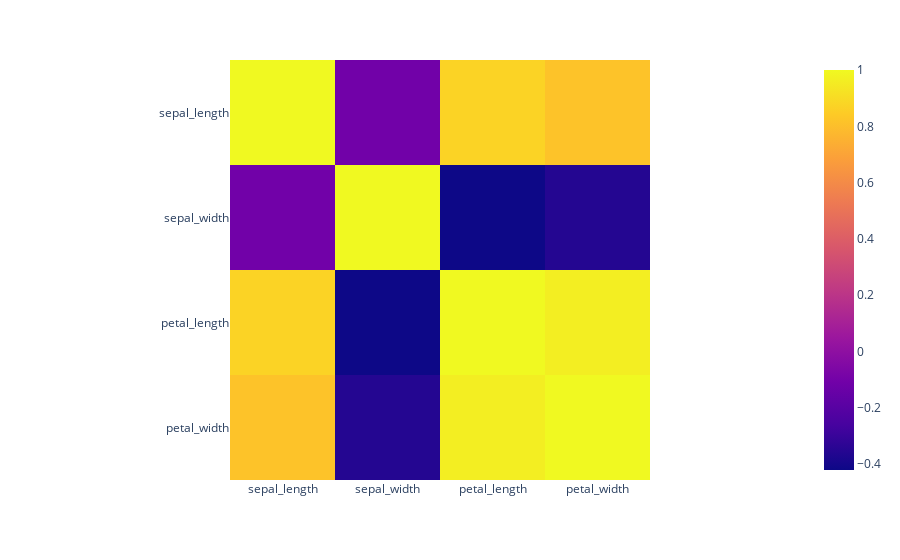

The notebook cell this image was saved under:
### Code cell
fig = px.imshow(corr_matrix, 
                x = corr_matrix.index,
                y = corr_matrix.index,)

fig.show()

### Figure 1 — Plotly figure (JSON) as saved in the notebook; plotly's stock layout.template omitted (floating-point values rounded to 4 significant figures)
{"data": [{"coloraxis": "coloraxis", "hovertemplate": "x: %{x}<br>y: %{y}<br>color: %{z}<extra></extra>", "name": "0", "type": "heatmap", "x": ["sepal_length", "sepal_width", "petal_length", "petal_width"], "xaxis": "x", "y": ["sepal_length", "sepal_width", "petal_length", "petal_width"], "yaxis": "y", "z": [[1, -0.1094, 0.8718, 0.818], [-0.1094, 1, -0.4205, -0.3565], [0.8718, -0.4205, 1, 0.9628], [0.818, -0.3565, 0.9628, 1]]}], "layout": {"coloraxis": {"colorscale": [[0, "#0d0887"], [0.1111, "#46039f"], [0.2222, "#7201a8"], [0.3333, "#9c179e"], [0.4444, "#bd3786"], [0.5556, "#d8576b"], [0.6667, "#ed7953"], [0.7778, "#fb9f3a"], [0.8889, "#fdca26"], [1, "#f0f921"]]}, "margin": {"t": 60}, "xaxis": {"anchor": "y", "constrain": "domain", "domain": [0, 1], "scaleanchor": "y"}, "yaxis": {"anchor": "x", "autorange": "reversed", "constrain": "domain", "domain": [0, 1]}}}
